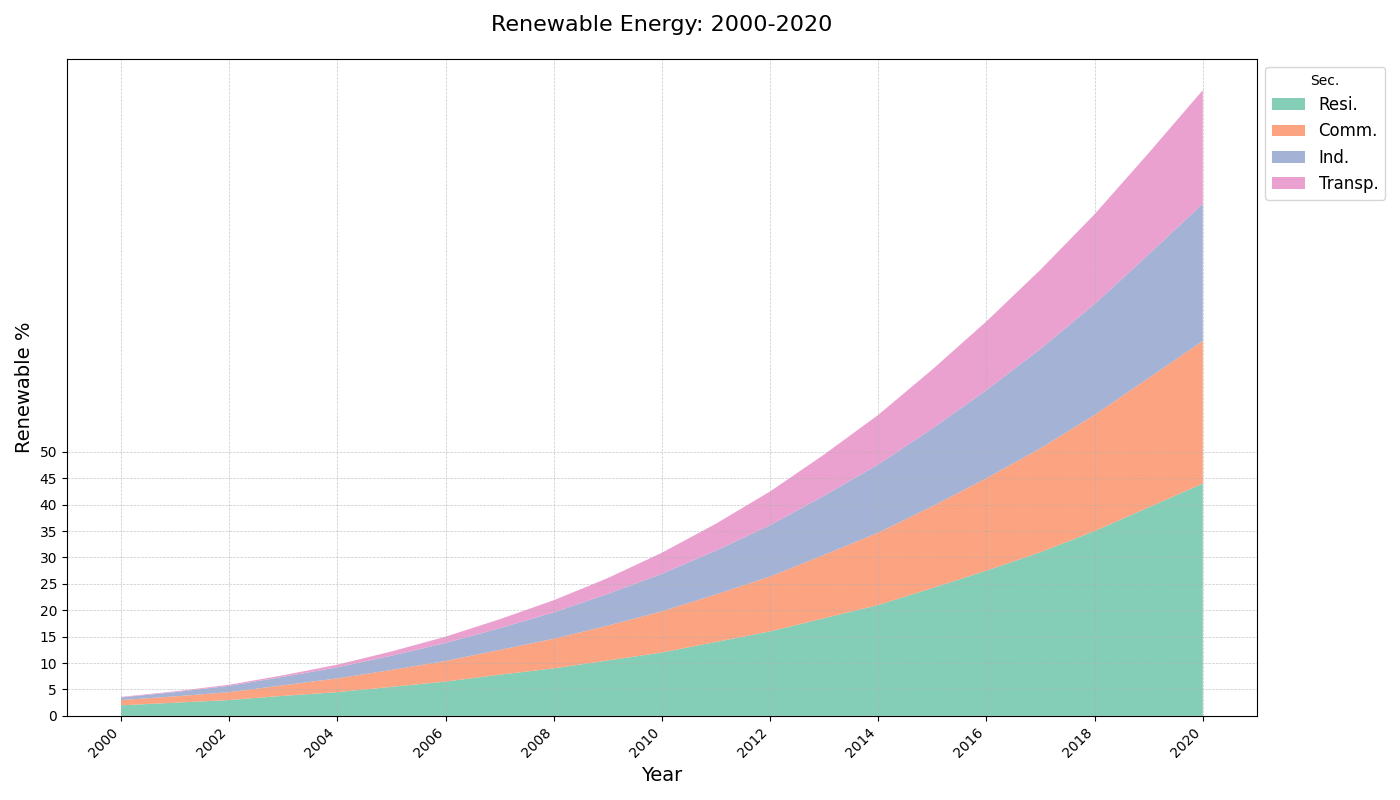

This chart was generated by the following Python code:
import matplotlib.pyplot as plt
import numpy as np

years = np.arange(2000, 2021)

residential = [2, 2.5, 3, 3.8, 4.5, 5.5, 6.5, 7.8, 9, 10.5, 12, 14, 16, 18.5, 21, 24.2, 27.5, 31, 35, 39.5, 44]
commercial = [1, 1.2, 1.5, 2, 2.6, 3.2, 3.9, 4.7, 5.6, 6.6, 7.8, 9, 10.4, 12, 13.7, 15.5, 17.5, 19.7, 22, 24.5, 27]
industrial = [0.5, 0.8, 1.2, 1.6, 2.1, 2.7, 3.4, 4.1, 5, 6, 7.1, 8.3, 9.7, 11.2, 12.9, 14.7, 16.7, 18.8, 21, 23.4, 26]
transportation = [0.1, 0.15, 0.2, 0.3, 0.5, 0.8, 1.2, 1.7, 2.3, 3, 4, 5.1, 6.4, 7.8, 9.4, 11.2, 13, 15, 17, 19.2, 21.5]

fig, ax = plt.subplots(figsize=(14, 8))

ax.stackplot(years, residential, commercial, industrial, transportation,
             labels=['Resi.', 'Comm.', 'Ind.', 'Transp.'],
             colors=['#66c2a5', '#fc8d62', '#8da0cb', '#e78ac3'], alpha=0.8)

ax.set_title("Renewable Energy: 2000-2020", fontsize=16, pad=20)
ax.set_xlabel("Year", fontsize=14)
ax.set_ylabel("Renewable %", fontsize=14)

ax.grid(True, linestyle='--', linewidth=0.5, alpha=0.7)
ax.set_xticks(years[::2])
ax.set_yticks(np.arange(0, 51, 5))
ax.set_xticklabels(years[::2], rotation=45, ha='right')

ax.legend(loc='upper left', fontsize=12, bbox_to_anchor=(1, 1), title="Sec.")

plt.tight_layout()

plt.show()
